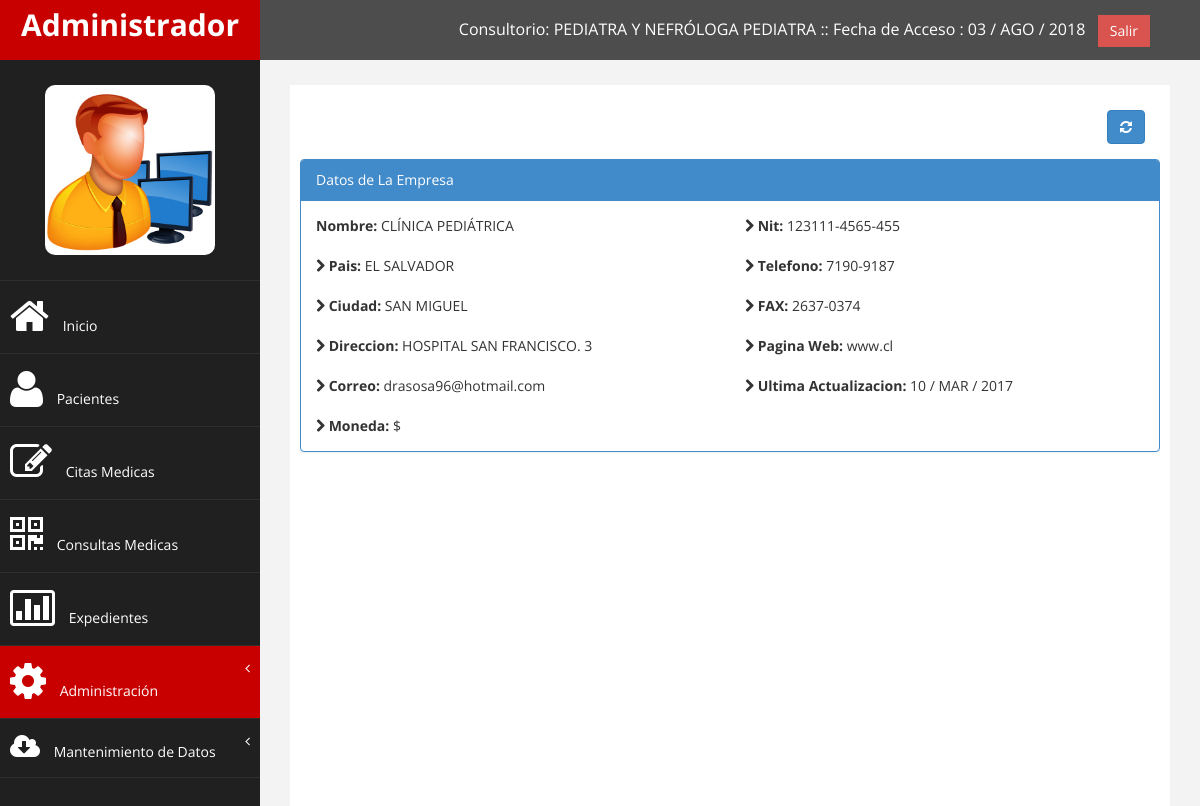
Page /modulos/empresa/index.php (signed in) on the committed database.
### tables this page shows
CREATE TABLE IF NOT EXISTS `consultorios` (
  `id` int(11) NOT NULL AUTO_INCREMENT,
  `nombre` varchar(255) NOT NULL,
  `direccion` varchar(255) NOT NULL,
  `telefono` varchar(255) NOT NULL,
  `encargado` varchar(255) NOT NULL,
  `estado` varchar(255) NOT NULL,
  PRIMARY KEY (`id`)
);

CREATE TABLE IF NOT EXISTS `empresa` (
  `id` int(255) NOT NULL,
  `empresa` varchar(255) NOT NULL,
  `nit` varchar(255) NOT NULL,
  `direccion` varchar(255) NOT NULL,
  `pais` varchar(255) NOT NULL,
  `ciudad` varchar(255) NOT NULL,
  `tel` varchar(255) NOT NULL,
  `fax` varchar(255) NOT NULL,
  `web` varchar(255) NOT NULL,
  `correo` varchar(255) NOT NULL,
  `fecha` date NOT NULL,
  `moneda` varchar(22) NOT NULL,
  `anno` varchar(255) NOT NULL
);

### modulos/class_buscar.php (called while the page is built, shortened)
<?php
class Consultar_Deposito{
	private $fetch;
	function __construct($codigo){
		$this->consulta = mysql_query("SELECT * FROM consultorios WHERE id='$codigo'");
		$this->fetch = mysql_fetch_array($this->consulta);
	}
	function consultar($campo){
		return $this->fetch[$campo];
	}
}
?>

### modulos/funciones.php (called while the page is built, shortened)
<?php
	function fecha($fecha){
		$meses = array("ENE","FEB","MAR","ABR","MAY","JUN","JUL","AGO","SEP","OCT","NOV","DIC");
		$a=substr($fecha, 0, 4);
		$m=substr($fecha, 5, 2);
		$d=substr($fecha, 8);
		return $d." / ".$meses[$m-1]." / ".$a;
	}
	function permiso($usu,$id){
		$consulta=mysql_query("SELECT * FROM permisos WHERE usu='$usu' and permiso='$id' and estado='s'");
		if($v=mysql_fetch_array($consulta)){
			return TRUE;
		}else{
			return FALSE;
		}
	}
?>

### modulos/empresa/index.php (the view, shortened to what this page needs)
<?php
	include_once "class/class.php";
	include_once "../funciones.php";
	include_once "../class_buscar.php";
	$usu=$_SESSION['cod_user'];
	$pa=mysql_query("SELECT * FROM cajero WHERE usu='$usu'");
	while($row=mysql_fetch_array($pa)){
		$id_consultorio=$row['consultorio'];
		$oConsultorio=new Consultar_Deposito($id_consultorio);
		$nombre_Consultorio=$oConsultorio->consultar('nombre');
	}
?>
<!DOCTYPE html>
<html xmlns="http://www.w3.org/1999/xhtml">
<head>
    <link href="../../assets/css/bootstrap.css" rel="stylesheet" />
    <link href="../../assets/css/font-awesome.css" rel="stylesheet" />
    <link href="../../assets/css/custom.css" rel="stylesheet" />
    <link href="../../assets/js/dataTables/dataTables.bootstrap.css" rel="stylesheet" />
</head>
<body>
    <div id="wrapper">
        <nav class="navbar navbar-default navbar-cls-top " role="navigation" style="margin-bottom: 0">
            <div class="navbar-header">
                <a class="navbar-brand" href="../usuarios/perfil.php"><?php echo $_SESSION['user_name']; ?></a>
            </div>
  <div style="color: white;
padding: 15px 50px 5px 50px;
float: right;
font-size: 16px;">Consultorio: <?php echo $nombre_Consultorio; ?> :: Fecha de Acceso : <?php echo fecha(date('Y-m-d')); ?> &nbsp; <a href="../../php_cerrar.php" class="btn btn-danger square-btn-adjust">Salir</a> </div>
        </nav>
           <?php include_once "../../menu/m_departamento.php"; ?>
        <div id="page-wrapper" >
            <div id="page-inner">
                  <div class="panel-body" align="right">
                            <a  href="#myModal" class="btn btn-primary" data-toggle="modal" title="Actualizar">
							<i class="fa fa-refresh" ></i>
							</a>
                  </div>
            <div class="row">
                <div class="col-md-12">
				<?php if(permiso($_SESSION['cod_user'],'4')==TRUE){ ?>
                    <div class="panel panel-primary">
                        <div class="panel-heading">
                            Datos de La Empresa
                        </div>
                        <div class="panel-body">
                            <div class="table-responsive">
						<?php
								$pa=mysql_query("SELECT * FROM empresa WHERE id=1");
								$row=mysql_fetch_array($pa);
							?>
					<form name="form2" method="post" enctype="multipart/form-data" action="">
				    <div class="row">
					<div class="col-md-6">
						<i class="icon-chevron-right"></i> <strong>Nombre: </strong><?php echo $row['empresa']; ?><br><br>
                            <i class="fa fa-chevron-right"></i> <strong>Pais: </strong><?php echo $row['pais']; ?><br><br>
                            <i class="fa fa-chevron-right"></i> <strong>Ciudad: </strong><?php echo $row['ciudad']; ?><br><br>
                            <i class="fa fa-chevron-right"></i> <strong>Direccion: </strong><?php echo $row['direccion']; ?><br><br>
                            <i class="fa fa-chevron-right"></i> <strong>Correo: </strong><?php echo $row['correo']; ?><br><br>
                            <i class="fa fa-chevron-right"></i> <strong>Moneda: </strong><?php echo $row['moneda']; ?>
					</div>
					<div class="col-md-6">
						<i class="fa fa-chevron-right"></i> <strong>Nit: </strong><?php echo $row['nit']; ?><br><br>
                            <i class="fa fa-chevron-right"></i> <strong>Telefono: </strong><?php echo $row['tel']; ?><br><br>
                            <i class="fa fa-chevron-right"></i> <strong>FAX: </strong><?php echo $row['fax']; ?><br><br>
                            <i class="fa fa-chevron-right"></i> <strong>Pagina Web: </strong><?php echo $row['web']; ?><br><br>
                            <i class="fa fa-chevron-right"></i> <strong>Ultima Actualizacion: </strong><?php echo fecha($row['fecha']); ?><br><br>
					</div>
					</div>
				    </form>
                            </div>
                        </div>
                    </div>
                </div>
				<?php }else{ echo mensajes("NO TIENE PERMISO PARA VISUALIZAR  ESTA INFORMACION","rojo"); }?>
            </div>
        </div>
    </div>
  </div>
</body>
</html>

### assets/css/custom.css (style rules this page uses)
body { font-family: 'Open Sans', sans-serif; }
#wrapper { width: 100%; background:#202020; }
#page-wrapper { padding: 15px 15px; min-height: 600px; background:#F3F3F3; }
#page-inner { width:100%; margin:10px 20px 10px 0px; background-color:#fff!important; padding:10px; min-height:1200px; }
.square-btn-adjust { border: 0px solid transparent; -webkit-border-radius: 0px; -moz-border-radius: 0px; border-radius: 0px; }
.navbar-cls-top .navbar-brand { color: #fff; background: #C90000; width: 260px; text-align: center; height: 60px; font-size: 30px; font-weight: 700; }
.navbar-cls-top { background:#4D4D4D; border-bottom:none; }
.navbar-default { border:0px solid black; }
.navbar-header { background: #A70303; }
@media (min-width:768px) { #page-wrapper { margin: 0 0 0 260px; padding: 15px 30px; min-height: 1200px; } }
@media (min-width:768px) { .navbar { border-radius: 0px; } }

### rows in the picture
consultorios: nombre "PEDIATRA Y NEFRÓLOGA PEDIATRA"
empresa: empresa "CLÍNICA PEDIÁTRICA", pais "EL SALVADOR", ciudad "SAN MIGUEL", direccion "HOSPITAL SAN FRANCISCO. 3", correo "drasosa96@hotmail.com", moneda "$", nit "123111-4565-455", tel "7190-9187", fax "2637-0374", web "www.cl", fecha "10 / MAR / 2017"

### other values in the picture
$_SESSION['user_name'] "Administrador"
